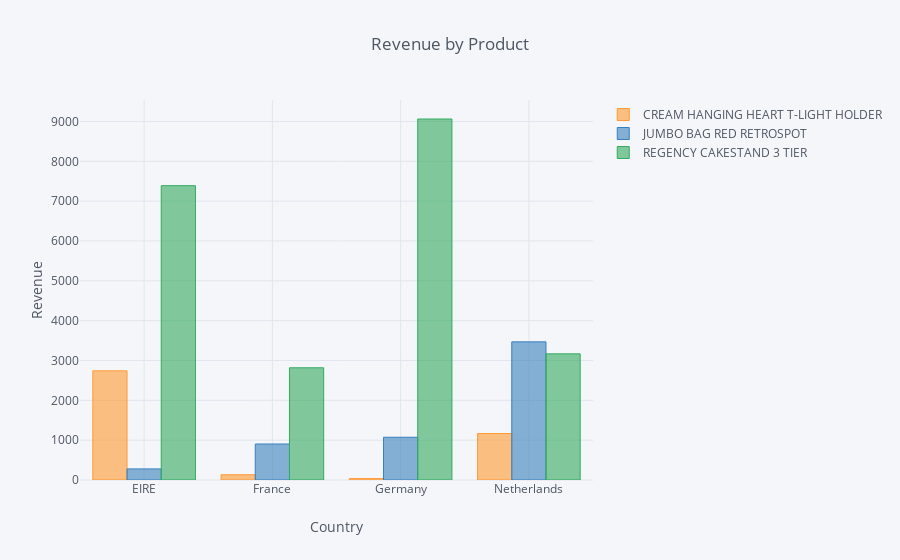

The cell this chart's notebook holds for it:
### Code cell
data5pv.iplot(kind='bar', x='Country', xTitle='Country', 
           yTitle='Revenue', title='Revenue by Product')

### Figure 1 — Plotly figure (JSON) as saved in the notebook; plotly's stock layout.template omitted (floating-point values rounded to 4 significant figures)
{"data": [{"marker": {"color": "rgba(255, 153, 51, 0.6)", "line": {"color": "rgba(255, 153, 51, 1.0)", "width": 1}}, "name": "CREAM HANGING HEART T-LIGHT HOLDER", "orientation": "v", "text": "", "type": "bar", "uid": "83f61707-1120-4f7d-9d02-0331e03d6951", "x": ["EIRE", "France", "Germany", "Netherlands"], "y": [2741.0, 131.8, 35.4, 1167]}, {"marker": {"color": "rgba(55, 128, 191, 0.6)", "line": {"color": "rgba(55, 128, 191, 1.0)", "width": 1}}, "name": "JUMBO BAG RED RETROSPOT", "orientation": "v", "text": "", "type": "bar", "uid": "0a7d337c-a1ba-461c-aecb-732514cb47ab", "x": ["EIRE", "France", "Germany", "Netherlands"], "y": [278.7, 903.4, 1073.0, 3468]}, {"marker": {"color": "rgba(50, 171, 96, 0.6)", "line": {"color": "rgba(50, 171, 96, 1.0)", "width": 1}}, "name": "REGENCY CAKESTAND 3 TIER", "orientation": "v", "text": "", "type": "bar", "uid": "2a85a2bd-c258-4ca1-8d8d-5ed721757301", "x": ["EIRE", "France", "Germany", "Netherlands"], "y": [7389.0, 2817.0, 9062.0, 3166.0]}], "layout": {"legend": {"bgcolor": "#F5F6F9", "font": {"color": "#4D5663"}}, "paper_bgcolor": "#F5F6F9", "plot_bgcolor": "#F5F6F9", "title": {"font": {"color": "#4D5663"}, "text": "Revenue by Product"}, "xaxis": {"gridcolor": "#E1E5ED", "showgrid": true, "tickfont": {"color": "#4D5663"}, "title": {"font": {"color": "#4D5663"}, "text": "Country"}, "zerolinecolor": "#E1E5ED"}, "yaxis": {"gridcolor": "#E1E5ED", "showgrid": true, "tickfont": {"color": "#4D5663"}, "title": {"font": {"color": "#4D5663"}, "text": "Revenue"}, "zerolinecolor": "#E1E5ED"}}}
